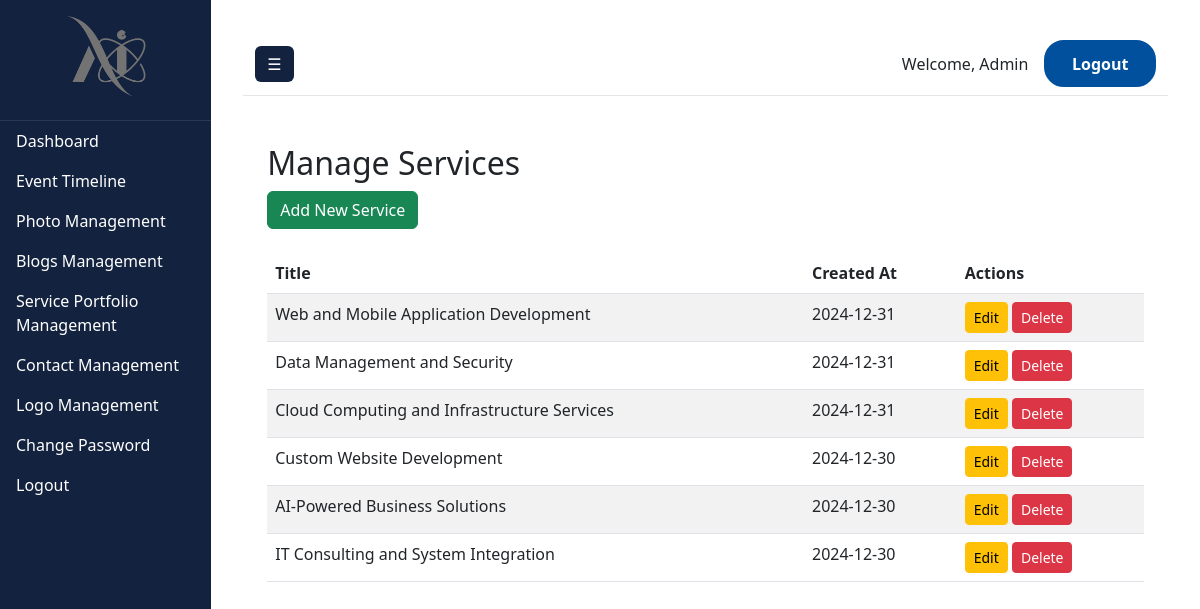
Screenshot of /admin-services/ with the database file from the repository.
### admin_dashboard/models.py (models this page shows, shortened)
class SiteSettings(models.Model):
    logo = models.ImageField(upload_to='logos/', blank=True, null=True, help_text="Upload the site logo")
    updated_at = models.DateTimeField(auto_now=True)

class Service(models.Model):
    title = models.CharField(max_length=200, help_text="Title of the service")
    description = models.TextField(help_text="Detailed description of the service")
    image = models.ImageField(upload_to='services/', blank=True, null=True, help_text="Service image")
    created_at = models.DateTimeField(auto_now_add=True)

### admin_dashboard/views.py (the view)
# urls.py: path('admin-services/', views.manage_services, name='manage_services'),
def manage_services(request):
    services = Service.objects.all().order_by('-created_at')
    return render(request, 'dashboard/manage_services.html', {'services': services})

### admin_dashboard/context_processors.py (called while the page is built)
def site_settings(request):
    site_settings = SiteSettings.objects.first()
    return {'site_settings': site_settings}

### admin_dashboard/templates/dashboard/manage_services.html
{% extends "dashboard/base.html" %}
{% block content %}
<div class="container my-5">
    <h2>Manage Services</h2>
    <a href="{% url 'add_service' %}" class="btn btn-success mb-4">Add New Service</a>
    <table class="table table-striped">
        <thead>
            <tr>
                <th>Title</th>
                <th>Created At</th>
                <th>Actions</th>
            </tr>
        </thead>
        <tbody>
            {% for service in services %}
            <tr>
                <td>{{ service.title }}</td>
                <td>{{ service.created_at|date:"Y-m-d" }}</td>
                <td>
                    <a href="{% url 'edit_service' service.pk %}" class="btn btn-warning btn-sm">Edit</a>
                    <a href="{% url 'delete_service' service.pk %}" class="btn btn-danger btn-sm">Delete</a>
                </td>
            </tr>
            {% endfor %}
        </tbody>
    </table>
</div>
{% endblock %}

### admin_dashboard/templates/dashboard/base.html (shortened to what this page needs)
<!DOCTYPE html>
<html lang="en">
<head>
    {% load static %}
    <link href="https://cdn.jsdelivr.net/npm/bootstrap@5.3.0-alpha1/dist/css/bootstrap.min.css" rel="stylesheet">
</head>
<body>
    <div class="d-flex" id="wrapper">
        <div id="sidebar-wrapper">
            <div class="sidebar-heading">
                {% if site_settings and site_settings.logo %}
                    <img src="{{ site_settings.logo.url }}" alt="Admin Logo" class="admin-logo">
                {% else %}
                    <h4>AI Solutions</h4>
                {% endif %}
            </div>
            <div class="list-group list-group-flush">
                <a href="{% url 'admin_dashboard' %}" class="list-group-item list-group-item-action">Dashboard</a>
                <a href="{% url 'admin_event' %}" class="list-group-item list-group-item-action">Event Timeline</a>
                <a href="{% url 'admin_gallery' %}" class="list-group-item list-group-item-action">Photo Management</a>
                <a href="{% url 'admin_blog' %}" class="list-group-item list-group-item-action">Blogs Management</a>
                <a href="{% url 'manage_services' %}" class="list-group-item list-group-item-action">Service Portfolio Management</a>
                <a href="{% url 'manage_contacts' %}" class="list-group-item list-group-item-action">Contact Management</a>
                <a href="{% url 'manage_logo' %}" class="list-group-item list-group-item-action"> Logo Management</a>
                <a href="{% url 'change_password' %}" class="list-group-item list-group-item-action">Change Password</a>
                <a href="{% url 'logout' %}" class="list-group-item list-group-item-action">Logout</a>
            </div>
        </div>
        <div id="page-content-wrapper" class="w-100">
            <nav class="navbar navbar-expand-lg navbar-light">
                <div class="container-fluid">
                    <button class="btn btn-dark" id="menu-toggle">☰</button>
                    <div class="d-flex align-items-center">
                        <span class="me-3">Welcome, Admin</span>
                        <a href="{% url 'logout' %}" class="btn btn-outline-danger">Logout</a>
                    </div>
                </div>
            </nav>
            <div class="container-fluid mt-4">
                {% block content %}
                {% endblock %}
            </div>
        </div>
    </div>
</body>
</html>

### admin_dashboard/templates/dashboard/base.html (style rules this page uses)
#sidebar-wrapper { background-color: #13223f; color: white; min-height: 100vh; }
#sidebar-wrapper .sidebar-heading { font-size: 1.5rem; text-align: center; padding: 1rem; border-bottom: 1px solid rgba(255, 255, 255, 0.1); }
#sidebar-wrapper .list-group-item { color: white; background: none; border: none; transition: background 0.3s ease, color 0.3s ease; }
#page-content-wrapper { background-color: white; padding: 2rem; }
.navbar { background-color: white; border-bottom: 1px solid rgba(0, 0, 0, 0.1); }
.navbar .btn-dark { background-color: #13223f; color: white; border: none; }
.navbar .btn-outline-danger { background: #00509E; color: #FFFFFF; padding: 0.6rem 1.6rem; border-radius: 20px; font-weight: bold; text-decoration: none; border: 2px solid #00509E; transition: all 0.3s; }
.admin-logo { max-width: 150px; margin: 0 auto 0.5rem; display: block; height: 80px; }

### rows the page displays
SiteSettings: logo (picture)
Service: title "Web and Mobile Application Development", created_at "2024-12-31"
Service: title "Data Management and Security", created_at "2024-12-31"
Service: title "Cloud Computing and Infrastructure Services", created_at "2024-12-31"
Service: title "Custom Website Development", created_at "2024-12-30"
Service: title "AI-Powered Business Solutions", created_at "2024-12-30"
Service: title "IT Consulting and System Integration", created_at "2024-12-30"
